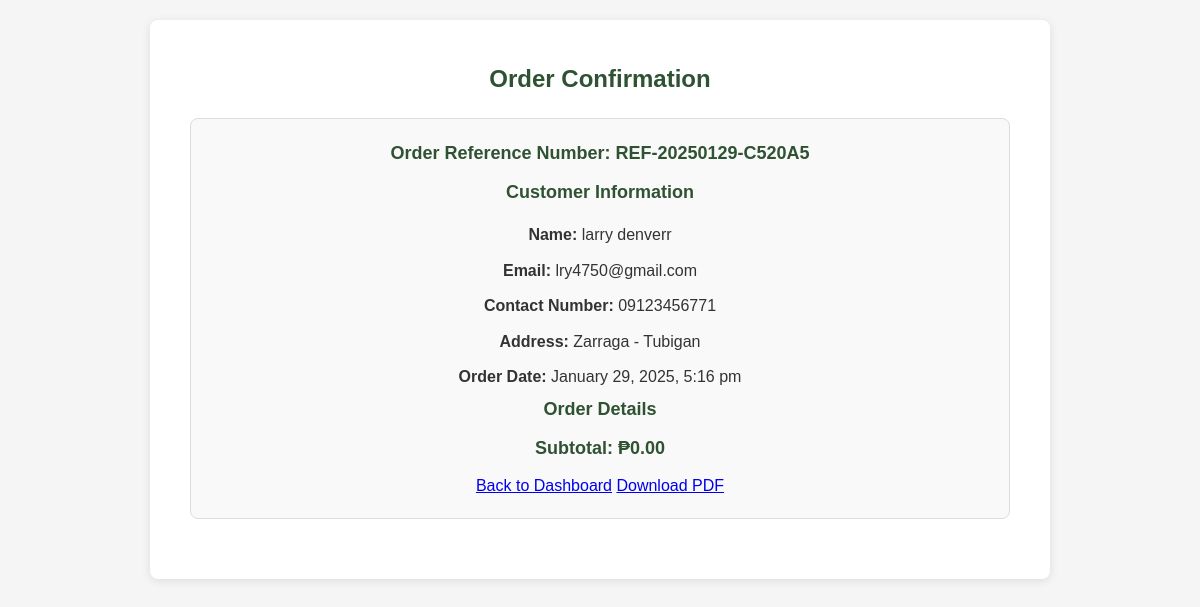
The page /index/order_details.php (signed in) on the database as committed earlier.
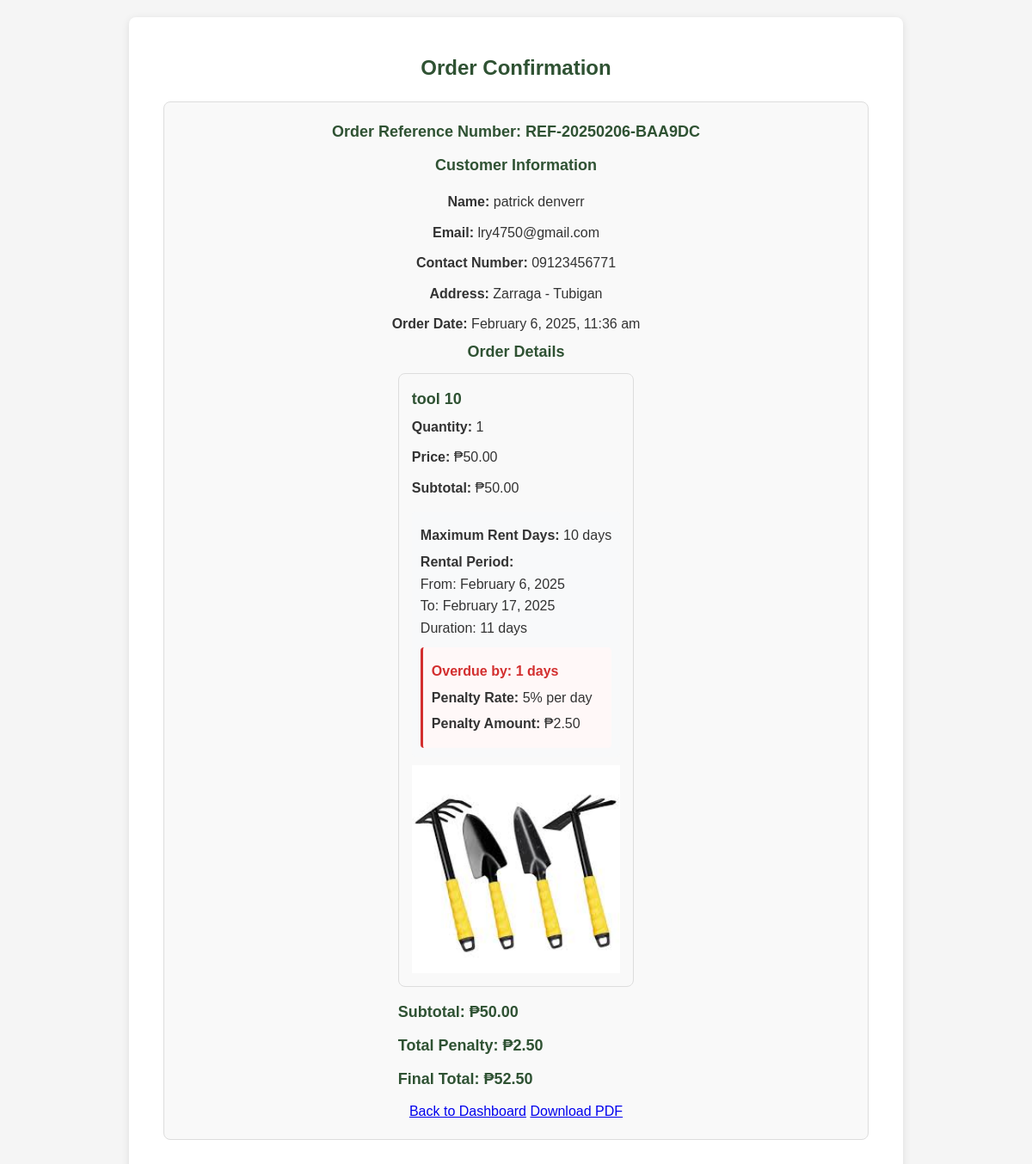
The same page on the database as committed later.
### tables this page shows
CREATE TABLE `orders` (
  `id` int(11) NOT NULL,
  `customer_id` int(11) NOT NULL,
  `order_date` timestamp NOT NULL DEFAULT current_timestamp(),
  `reference_number` varchar(255) NOT NULL,
  `delivery_method` enum('pickup','cod') NOT NULL DEFAULT 'pickup',
  `total_price` decimal(10,2) NOT NULL,
  `status` enum('pending','ready_to_pick_up','canceled','received') DEFAULT 'pending',
  `penalty_amount` decimal(10,2) DEFAULT 0.00
);

CREATE TABLE `customer` (
  `customer_id` int(11) NOT NULL,
  `firstname` varchar(100) NOT NULL,
  `lastname` varchar(100) NOT NULL,
  `town` varchar(50) DEFAULT NULL,
  `contact_number` varchar(15) NOT NULL,
  `address` varchar(255) NOT NULL,
  `email` varchar(255) NOT NULL,
  `password` varchar(255) NOT NULL,
  `images` varchar(255) DEFAULT NULL,
  `status` enum('pending','approved','declined') DEFAULT 'pending',
  `profile_image` varchar(255) DEFAULT NULL,
  `reset_token` varchar(255) DEFAULT NULL,
  `reset_token_expiry` datetime DEFAULT NULL
);

CREATE TABLE `order_details` (
  `id` int(11) NOT NULL,
  `order_id` int(11) NOT NULL,
  `product_id` int(11) NOT NULL,
  `quantity` int(11) NOT NULL,
  `price` decimal(10,2) NOT NULL,
  `start_date` date DEFAULT NULL,
  `end_date` date DEFAULT NULL
);

CREATE TABLE `products` (
  `id` int(11) NOT NULL,
  `product_name` varchar(255) NOT NULL,
  `location` varchar(255) NOT NULL,
  `description` text DEFAULT NULL,
  `quantity` int(11) NOT NULL,
  `categories` varchar(255) NOT NULL,
  `price` decimal(10,2) NOT NULL,
  `image` varchar(255) NOT NULL,
  `status` enum('pending','approved','declined') DEFAULT 'pending',
  `rent_days` int(11) NOT NULL,
  `created_at` timestamp NOT NULL DEFAULT current_timestamp(),
  `penalty_amount` decimal(10,2) DEFAULT 0.05
);

### index/order_details.php (the view, shortened to what the changed rows need)
<?php
include 'config.php';
$customer_email = $_SESSION['email'];
$customer_query = "SELECT customer_id, CONCAT(firstname, ' ', lastname) as full_name FROM customer WHERE email = ?";
$stmt = $conn->prepare($customer_query);
$stmt->bind_param("s", $customer_email);
$stmt->execute();
$customer_result = $stmt->get_result();
$customer = $customer_result->fetch_assoc();
$customer_id = $customer['customer_id'];
$order_query = "SELECT o.id AS order_id, o.reference_number, o.order_date,
                o.total_price, c.firstname, c.lastname, c.email, c.contact_number,
                CONCAT(c.town, ' - ', c.address) as full_address
                FROM orders o
                JOIN customer c ON o.customer_id = c.customer_id
                WHERE o.customer_id = ?
                ORDER BY o.order_date DESC
                LIMIT 1";
$stmt = $conn->prepare($order_query);
$stmt->bind_param("i", $customer_id);
$stmt->execute();
$order_result = $stmt->get_result();
$order = $order_result->fetch_assoc();
if ($order) {
    $order_details_query = "
        SELECT
            od.id AS detail_id,
            od.quantity,
            od.price,
            p.product_name,
            p.image AS product_image,
            p.rent_days,
            p.penalty_amount,
            od.start_date,
            od.end_date
        FROM order_details od
        JOIN products p ON od.product_id = p.id
        WHERE od.order_id = ?";
    $stmt = $conn->prepare($order_details_query);
    $stmt->bind_param("i", $order['order_id']);
    $stmt->execute();
    $order_details_result = $stmt->get_result();
}
function calculateRentalDuration($startDate, $endDate) {
    $start = new DateTime($startDate);
    $end = new DateTime($endDate);
    $interval = $start->diff($end);
    return $interval->days;
}
function calculatePenalty($amount, $rentalDuration, $maxRentDays, $penaltyRate = 0.05) {
    if ($rentalDuration > $maxRentDays) {
        $overdueDays = $rentalDuration - $maxRentDays;
        return $amount * $penaltyRate * $overdueDays;
    }
    return 0;
}
?>
<!DOCTYPE html>
<html lang="en">
<head>
    <link rel="stylesheet" href="css/Customercss.css?v=1.0">
</head>
<body>
    <div class="container">
        <div class="main-content">
            <h2>Order Confirmation</h2>
            <?php if ($order): ?>
            <div class="order-confirmation">
                <h3>Order Reference Number: <?php echo htmlspecialchars($order['reference_number']); ?></h3>
                <h3>Customer Information</h3>
                <p><strong>Name:</strong> <?php echo htmlspecialchars($order['firstname'] . ' ' . $order['lastname']); ?></p>
                <p><strong>Email:</strong> <?php echo htmlspecialchars($order['email']); ?></p>
                <p><strong>Contact Number:</strong> <?php echo htmlspecialchars($order['contact_number']); ?></p>
                <p><strong>Address:</strong> <?php echo htmlspecialchars($order['full_address']); ?></p>
                <p><strong>Order Date:</strong> <?php echo date('F j, Y, g:i a', strtotime($order['order_date'])); ?></p>
                <h3>Order Details</h3>
                <div class="order-details">
                    <?php
                    $total = 0;
                    $totalPenalty = 0;
                    while ($detail = $order_details_result->fetch_assoc()):
                        $subtotal = $detail['quantity'] * $detail['price'];
                        $rentalDuration = calculateRentalDuration($detail['start_date'], $detail['end_date']);
                        $penalty = calculatePenalty(
                            $subtotal,
                            $rentalDuration,
                            $detail['rent_days'],
                            $detail['penalty_amount'] ?? 0.05
                        );
                        $total += $subtotal;
                        $totalPenalty += $penalty;
                    endwhile;
                    $order_details_result->data_seek(0);
                    while ($detail = $order_details_result->fetch_assoc()):
                        $subtotal = $detail['quantity'] * $detail['price'];
                        $rentalDuration = calculateRentalDuration($detail['start_date'], $detail['end_date']);
                        $penalty = calculatePenalty(
                            $subtotal,
                            $rentalDuration,
                            $detail['rent_days'],
                            $detail['penalty_amount'] ?? 0.05
                        );
                    ?>
                    <div class="detail">
                        <h4><?php echo htmlspecialchars($detail['product_name']); ?></h4>
                        <p><strong>Quantity:</strong> <?php echo htmlspecialchars($detail['quantity']); ?></p>
                        <p><strong>Price:</strong> ₱<?php echo number_format($detail['price'], 2); ?></p>
                        <p><strong>Subtotal:</strong> ₱<?php echo number_format($subtotal, 2); ?></p>
                        <div class="rental-info">
                            <p><strong>Maximum Rent Days:</strong> <?php echo $detail['rent_days']; ?> days</p>
                            <p><strong>Rental Period:</strong><br>
                               From: <?php echo date('F j, Y', strtotime($detail['start_date'])); ?><br>
                               To: <?php echo date('F j, Y', strtotime($detail['end_date'])); ?><br>
                               Duration: <?php echo $rentalDuration; ?> days</p>
                            <?php if ($rentalDuration > $detail['rent_days']): ?>
                            <div class="penalty-details">
                                <p class="overdue">Overdue by: <?php echo ($rentalDuration - $detail['rent_days']); ?> days</p>
                                <p><strong>Penalty Rate:</strong> <?php echo ($detail['penalty_amount'] * 100); ?>% per day</p>
                                <p><strong>Penalty Amount:</strong> ₱<?php echo number_format($penalty, 2); ?></p>
                            </div>
                            <?php endif; ?>
                        </div>
                        <img src="uploaded_img/<?php echo htmlspecialchars($detail['product_image']); ?>"
                             alt="<?php echo htmlspecialchars($detail['product_name']); ?>"
                             class="product-image">
                    </div>
                    <?php endwhile; ?>
                    <div class="order-total">
                        <h3>Subtotal: ₱<?php echo number_format($total, 2); ?></h3>
                        <?php if ($totalPenalty > 0): ?>
                        <h3>Total Penalty: ₱<?php echo number_format($totalPenalty, 2); ?></h3>
                        <h3>Final Total: ₱<?php echo number_format($total + $totalPenalty, 2); ?></h3>
                        <?php endif; ?>
                    </div>
                </div>
                <div class="order-actions">
                    <a href="CustomerDashboard.php" class="btn">Back to Dashboard</a>
                    <a href="download_pdf.php?order_reference=<?php echo urlencode($order['reference_number']); ?>" class="btn">Download PDF</a>
                </div>
            </div>
            <?php endif; ?>
        </div>
    </div>
</body>
</html>

Rows that differ between the two databases and show on the page:
removed orders: reference_number "REF-20250129-C520A5", customer.lastname "larry denverr", customer.email "lry4750@gmail.com", customer.contact_number "09123456771", order_date "January 29, 2025, 5:16 pm"
added orders: reference_number "REF-20250206-BAA9DC", customer.lastname "patrick denverr", customer.email "lry4750@gmail.com", customer.contact_number "09123456771", order_date "February 6, 2025, 11:36 am"
added order_details: product.product_name "tool 10", quantity "1", price "50.00", product.rent_days "10", start_date "February 6, 2025", end_date "February 17, 2025", $rentalDuration-$detail['rent_days'] "1", $detail['penalty_amount']*100 "5", penalty "2.50", product.image (picture)
Other text that changed with them:
$total: "0.00" → "50.00"
$totalPenalty: (not shown) → "2.50"
$total + $totalPenalty: (not shown) → "52.50"
text now shown: "Total Penalty: ₱ Final Total: ₱"
